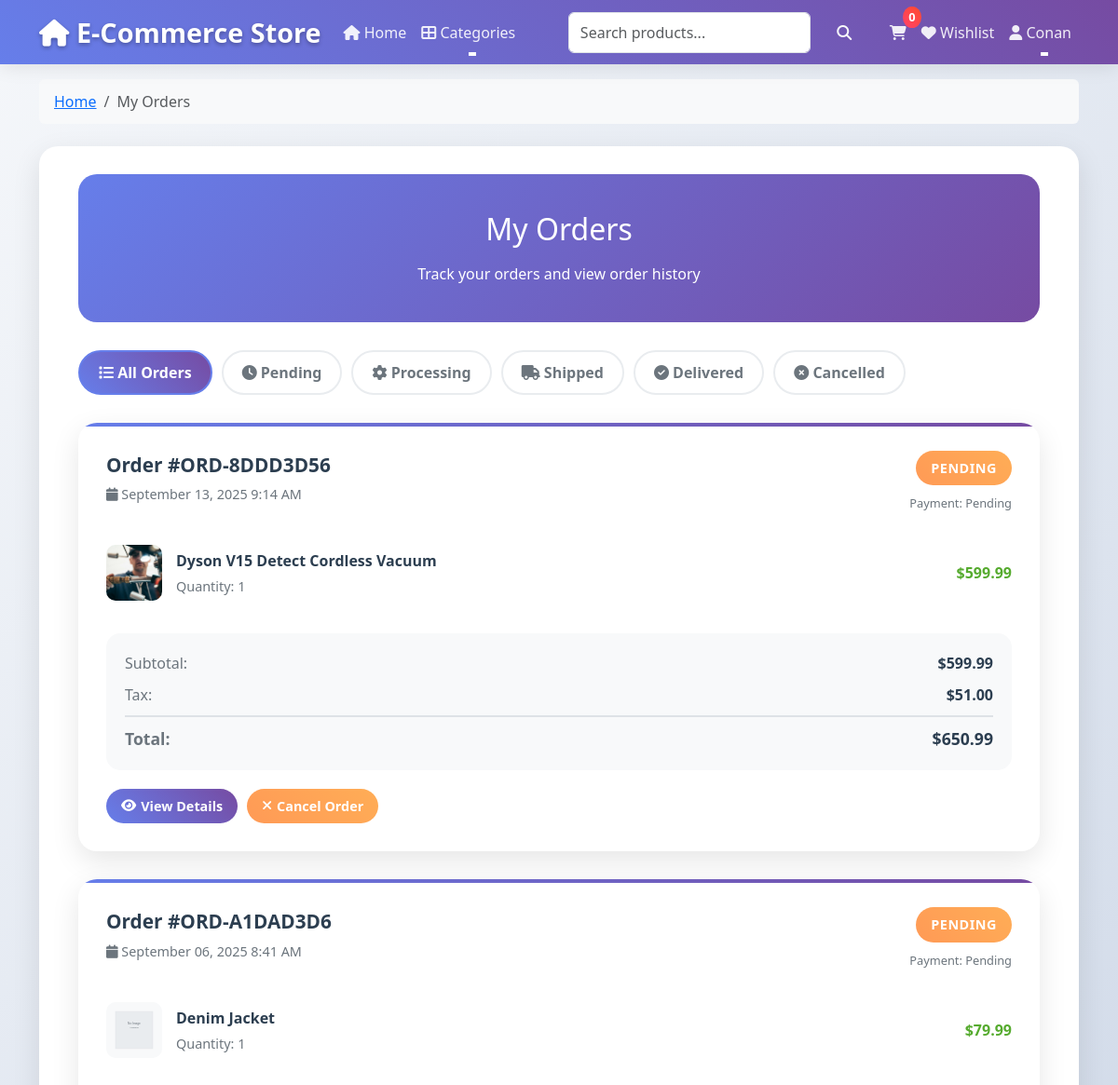
Before: /orders/ (signed in, upper part) with the older database file.
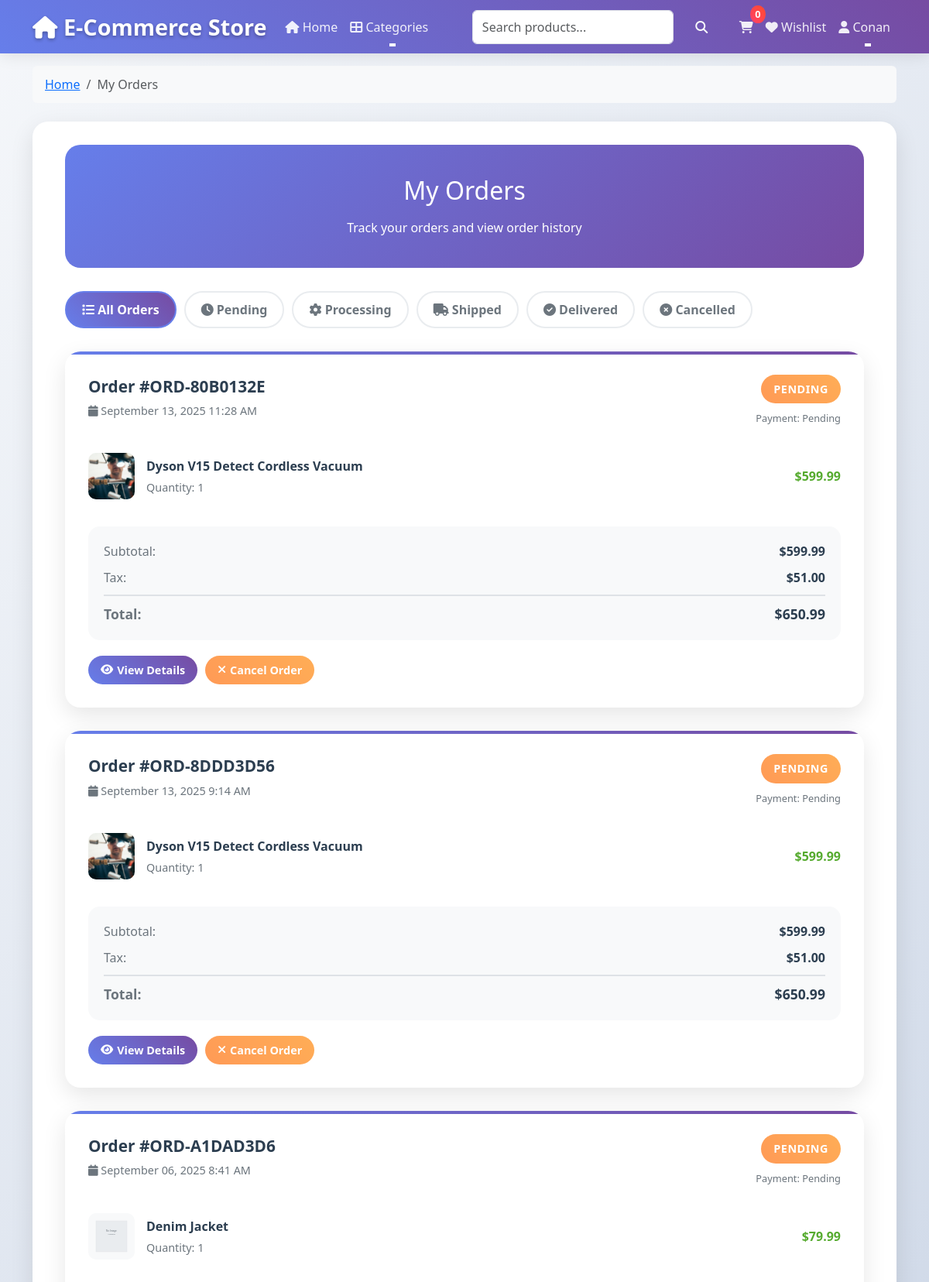
After: the same page with the newer database file.
### store/models.py (models this page shows, shortened)
class Order(models.Model):
    ORDER_STATUS_CHOICES = [
        ("pending", "Pending"),
        ("processing", "Processing"),
        ("shipped", "Shipped"),
        ("delivered", "Delivered"),
        ("cancelled", "Cancelled"),
        ("refunded", "Refunded"),
    ]
    PAYMENT_STATUS_CHOICES = [
        ("pending", "Pending"),
        ("paid", "Paid"),
        ("failed", "Failed"),
        ("refunded", "Refunded"),
    ]
    user = models.ForeignKey(User, on_delete=models.CASCADE, related_name="orders")
    order_number = models.CharField(max_length=20, unique=True)
    status = models.CharField(
        max_length=20, choices=ORDER_STATUS_CHOICES, default="pending"
    )
    payment_status = models.CharField(
        max_length=20, choices=PAYMENT_STATUS_CHOICES, default="pending"
    )
    subtotal = models.DecimalField(max_digits=10, decimal_places=2)
    tax_amount = models.DecimalField(max_digits=10, decimal_places=2, default=0)
    shipping_amount = models.DecimalField(max_digits=10, decimal_places=2, default=0)
    discount_amount = models.DecimalField(max_digits=10, decimal_places=2, default=0)
    total_amount = models.DecimalField(max_digits=10, decimal_places=2)
    shipping_address = models.ForeignKey(
        Address, on_delete=models.PROTECT, related_name="shipping_orders"
    )
    billing_address = models.ForeignKey(
        Address, on_delete=models.PROTECT, related_name="billing_orders"
    )
    payment_method = models.ForeignKey(
        PaymentMethod, on_delete=models.PROTECT, null=True, blank=True
    )
    payment_reference = models.CharField(max_length=100, blank=True)
    tracking_number = models.CharField(max_length=100, blank=True)
    estimated_delivery = models.DateField(null=True, blank=True)
    notes = models.TextField(blank=True)
    created_at = models.DateTimeField(auto_now_add=True)
    updated_at = models.DateTimeField(auto_now=True)
    class Meta:
        verbose_name = "Order"
        verbose_name_plural = "Orders"
        ordering = ["-created_at"]

class OrderItem(models.Model):
    order = models.ForeignKey(Order, on_delete=models.CASCADE, related_name="items")
    product = models.ForeignKey(Product, on_delete=models.PROTECT)
    quantity = models.PositiveIntegerField()
    unit_price = models.DecimalField(max_digits=10, decimal_places=2)
    total_price = models.DecimalField(max_digits=10, decimal_places=2)
    class Meta:
        verbose_name = "Order Item"
        verbose_name_plural = "Order Items"
        ordering = ["id"]

class Product(models.Model):
    name = models.CharField(
        max_length=200, help_text="Product name (max 200 characters)"
    )
    slug = models.SlugField(
        max_length=200,
        unique=True,
        blank=True,
        help_text="URL-friendly product identifier",
    )
    description = models.TextField(help_text="Detailed product description")
    short_description = models.CharField(
        max_length=500, blank=True, help_text="Brief product summary"
    )
    price = models.DecimalField(
        max_digits=10,
        decimal_places=2,
        validators=[MinValueValidator(0.01)],
        help_text="Product price (minimum $0.01)",
    )
    sale_price = models.DecimalField(
        max_digits=10,
        decimal_places=2,
        blank=True,
        null=True,
        validators=[MinValueValidator(0.01)],
        help_text="Sale price (optional)",
    )
    stock_quantity = models.PositiveIntegerField(
        default=0, help_text="Available stock quantity"
    )
    is_in_stock = models.BooleanField(
        default=True, help_text="Product availability status"
    )
    low_stock_threshold = models.PositiveIntegerField(
        default=5, help_text="Stock level to trigger low stock alerts"
    )
    category = models.ForeignKey(
        Category,
        on_delete=models.CASCADE,
        related_name="products",
        help_text="Product category",
    )
    tags = models.ManyToManyField("ProductTag", blank=True, related_name="products")
    main_image = models.ImageField(
        upload_to="products/main/", help_text="Primary product image"
    )
    is_active = models.BooleanField(default=True, help_text="Product visibility status")
    is_featured = models.BooleanField(
        default=False, help_text="Featured product status"
    )
    is_bestseller = models.BooleanField(
        default=False, help_text="Bestseller product status"
    )
    meta_title = models.CharField(max_length=60, blank=True, help_text="SEO meta title")
    meta_description = models.CharField(
        max_length=160, blank=True, help_text="SEO meta description"
    )
    view_count = models.PositiveIntegerField(
        default=0, help_text="Product view counter"
    )
    created_at = models.DateTimeField(auto_now_add=True)
    updated_at = models.DateTimeField(auto_now=True)
    class Meta:
        ordering = ["-created_at"]
        verbose_name = "Product"
        verbose_name_plural = "Products"
        indexes = [
            models.Index(fields=["name"]),
            models.Index(fields=["category"]),
            models.Index(fields=["is_active"]),
            models.Index(fields=["price"]),
            models.Index(fields=["created_at"]),
        ]

### store/checkout_views.py (the view)
# urls.py: path("orders/", checkout_views.OrderListView.as_view(), name="order_list"),
class OrderListView(LoginRequiredMixin, ListView):
    model = Order
    template_name = "store/checkout/order_list.html"
    context_object_name = "orders"
    paginate_by = 10
    def get_queryset(self):
        return Order.objects.filter(user=self.request.user).order_by("-created_at")
    def get_context_data(self, **kwargs):
        context = super().get_context_data(**kwargs)
        context["breadcrumbs"] = [
            {"name": "Home", "url": "/"},
            {"name": "My Orders", "url": reverse("store:order_list")},
        ]
        return context

### store/context_processors.py (called while the page is built)
def categories(request):
    return {"categories": Category.objects.filter(is_active=True).order_by("name")}

### store/models.py (called while the page is built)
    def get_absolute_url(self):
        return reverse("store:category_detail", kwargs={"slug": self.slug})

### templates/store/checkout/order_list.html (shortened to what this page needs)
{% extends 'base.html' %}
{% load static %}
{% block content %}
<div class="container">
    <div class="orders-header">
        <h1 class="h2 mb-3">My Orders</h1>
        <p class="mb-0">Track your orders and view order history</p>
    </div>
    <div class="filter-tabs">
        <a href="{% url 'store:order_list' %}" class="filter-tab {% if not request.GET.status %}active{% endif %}">
            <i class="fas fa-list"></i> All Orders
        </a>
        <a href="?status=pending" class="filter-tab {% if request.GET.status == 'pending' %}active{% endif %}">
            <i class="fas fa-clock"></i> Pending
        </a>
        <a href="?status=processing" class="filter-tab {% if request.GET.status == 'processing' %}active{% endif %}">
            <i class="fas fa-cog"></i> Processing
        </a>
        <a href="?status=shipped" class="filter-tab {% if request.GET.status == 'shipped' %}active{% endif %}">
            <i class="fas fa-truck"></i> Shipped
        </a>
        <a href="?status=delivered" class="filter-tab {% if request.GET.status == 'delivered' %}active{% endif %}">
            <i class="fas fa-check-circle"></i> Delivered
        </a>
        <a href="?status=cancelled" class="filter-tab {% if request.GET.status == 'cancelled' %}active{% endif %}">
            <i class="fas fa-times-circle"></i> Cancelled
        </a>
    </div>
    {% if orders %}
        {% for order in orders %}
        <div class="order-card">
            <div class="order-header">
                <div class="order-info">
                    <div class="order-number">Order #{{ order.order_number }}</div>
                    <div class="order-date">
                        <i class="fas fa-calendar"></i> {{ order.created_at|date:"F d, Y g:i A" }}
                    </div>
                </div>
                <div class="order-status">
                    <span class="status-badge {{ order.status|lower }}">
                        {{ order.get_status_display }}
                    </span>
                    <div class="payment-status">
                        Payment: {{ order.get_payment_status_display }}
                    </div>
                </div>
            </div>
            <div class="order-items">
                {% for item in order.items.all %}
                <div class="order-item">
                    {% if item.product.main_image %}
                        <img src="{{ item.product.main_image.url }}" alt="{{ item.product.name }}" class="item-image">
                    {% else %}
                        <img src="{% static 'images/no-image.svg' %}" alt="{{ item.product.name }}" class="item-image">
                    {% endif %}
                    <div class="item-details">
                        <div class="item-name">{{ item.product.name }}</div>
                        <div class="item-quantity">Quantity: {{ item.quantity }}</div>
                    </div>
                    <div class="item-price">${{ item.total_price }}</div>
                </div>
                {% endfor %}
            </div>
            <div class="order-summary">
                <div class="summary-row">
                    <span class="summary-label">Subtotal:</span>
                    <span class="summary-value">${{ order.subtotal }}</span>
                </div>
                {% if order.tax_amount %}
                <div class="summary-row">
                    <span class="summary-label">Tax:</span>
                    <span class="summary-value">${{ order.tax_amount }}</span>
                </div>
                {% endif %}
                <div class="summary-row">
                    <span class="summary-label">Total:</span>
                    <span class="summary-value">${{ order.total_amount }}</span>
                </div>
            </div>
            <div class="order-actions">
                <a href="{% url 'store:order_detail' order.pk %}" class="btn-action btn-primary">
                    <i class="fas fa-eye"></i> View Details
                </a>
                {% if order.status == 'pending' %}
                    <a href="#" class="btn-action btn-warning" onclick="cancelOrder({{ order.pk }})">
                        <i class="fas fa-times"></i> Cancel Order
                    </a>
                {% endif %}
            </div>
        </div>
        {% endfor %}
    {% endif %}
</div>
{% endblock %}

### templates/base.html (shortened to what this page needs)
<!DOCTYPE html>
<html lang="en">
<head>
    <link href="https://cdn.jsdelivr.net/npm/bootstrap@5.3.0/dist/css/bootstrap.min.css" rel="stylesheet">
    <link href="https://cdnjs.cloudflare.com/ajax/libs/font-awesome/6.4.0/css/all.min.css" rel="stylesheet">
</head>
<body>
    <nav class="navbar navbar-expand-lg navbar-dark bg-dark">
        <div class="container">
            <a class="navbar-brand" href="{% url 'store:home' %}">
                <i class="fas fa-home"></i> E-Commerce Store
            </a>
            <div class="collapse navbar-collapse" id="navbarNav">
                <ul class="navbar-nav me-auto">
                    <li class="nav-item">
                        <a class="nav-link" href="{% url 'store:product_list' %}">
                            <i class="fas fa-home"></i> Home
                        </a>
                    </li>
                    <li class="nav-item dropdown">
                        <a class="nav-link dropdown-toggle" href="#" role="button" data-bs-toggle="dropdown">
                            <i class="fas fa-th-large"></i> Categories
                        </a>
                    </li>
                </ul>
                <form class="d-flex search-form me-3" method="get" action="{% url 'store:search' %}">
                    <input class="form-control me-2" type="search" name="search" placeholder="Search products..."
                           value="{{ request.GET.search }}" aria-label="Search">
                    <button class="btn btn-outline-light" type="submit">
                        <i class="fas fa-search"></i>
                    </button>
                </form>
                <ul class="navbar-nav">
                    <li class="nav-item">
                        <a class="nav-link" href="{% url 'store:cart_list' %}" id="cart-link">
                            <i class="fas fa-shopping-cart"></i>
                            <span class="cart-count">0</span>
                        </a>
                    </li>
                    {% if user.is_authenticated %}
                        <li class="nav-item">
                            <a class="nav-link" href="{% url 'store:wishlist' %}">
                                <i class="fas fa-heart"></i> Wishlist
                            </a>
                        </li>
                        <li class="nav-item dropdown">
                            <a class="nav-link dropdown-toggle" href="#" role="button" data-bs-toggle="dropdown">
                                <i class="fas fa-user"></i> {{ user.first_name|default:user.username }}
                            </a>
                        </li>
                    {% endif %}
                </ul>
            </div>
        </div>
    </nav>
    {% if breadcrumbs %}
    <div class="container mt-3">
        <nav aria-label="breadcrumb">
            <ol class="breadcrumb">
                {% for breadcrumb in breadcrumbs %}
                    {% if forloop.last %}
                        <li class="breadcrumb-item active" aria-current="page">{{ breadcrumb.name }}</li>
                    {% else %}
                        <li class="breadcrumb-item"><a href="{{ breadcrumb.url }}">{{ breadcrumb.name }}</a></li>
                    {% endif %}
                {% endfor %}
            </ol>
        </nav>
    </div>
    {% endif %}
    <main class="container mt-4">
        <div class="main-content">
            {% block content %}{% endblock %}
        </div>
    </main>
</body>
</html>

### templates/base.html (style rules this page uses)
:root { --primary-color: #667eea; --secondary-color: #764ba2; --success-color: #56ab2f; --danger-color: #ff416c; --warning-color: #ff9a56; --info-color: #4ecdc4; --light-color: #f8f9fa; --dark-color: #2c3e50; --gradient-primary: linear-gradient(45deg, var(--primary-color), var(--secondary-color)); --gradient-success: linear-gradient(45deg, var(--success-color), #a8e6cf); --gradient-danger: linear-gradient(45deg, var(--danger-color), #ff4b2b); --gradient-warning: linear-gradient(45deg, var(--warning-color), #ffad56); --gradient-info: linear-gradient(45deg, var(--info-color), #6dd5ed); }
body { font-family: 'Segoe UI', Tahoma, Geneva, Verdana, sans-serif; background: linear-gradient(135deg, #f5f7fa 0%, #c3cfe2 100%); min-height: 100vh; }
.navbar { background: var(--gradient-primary) !important; box-shadow: 0 2px 20px rgba(0,0,0,0.1); backdrop-filter: blur(10px); }
.navbar-brand { font-weight: 700; font-size: 1.8rem; color: white !important; text-shadow: 0 2px 4px rgba(0,0,0,0.3); }
.navbar-nav .nav-link { color: rgba(255,255,255,0.9) !important; font-weight: 500; transition: all 0.3s ease; position: relative; }
.navbar-nav .nav-link::after { content: ''; position: absolute; width: 0; height: 2px; bottom: -5px; left: 50%; background: white; transition: all 0.3s ease; transform: translateX(-50%); }
.cart-count { background: var(--gradient-danger); color: white; border-radius: 50%; padding: 2px 6px; font-size: 0.8rem; font-weight: bold; position: absolute; top: -8px; right: -8px; min-width: 20px; text-align: center; }
.main-content { background: white; border-radius: 20px; box-shadow: 0 10px 30px rgba(0,0,0,0.1); margin: 20px 0; padding: 30px; min-height: calc(100vh - 200px); }
.btn { border-radius: 25px; font-weight: 600; padding: 10px 20px; transition: all 0.3s ease; border: none; position: relative; overflow: hidden; }
.btn::before { content: ''; position: absolute; top: 0; left: -100%; width: 100%; height: 100%; background: linear-gradient(90deg, transparent, rgba(255,255,255,0.2), transparent); transition: left 0.5s; }
.btn-primary { background: var(--gradient-primary); color: white; }
.btn-warning { background: var(--gradient-warning); color: white; }
.breadcrumb { background-color: #f8f9fa; padding: 0.75rem 1rem; border-radius: 0.375rem; }
.search-form { max-width: 500px; }

Changed rows visible on the page:
added Order: order_number "ORD-80B0132E", created_at "September 13, 2025 11:28 AM", status "PENDING", payment_status "Pending", subtotal "599.99", tax_amount "51.00", total_amount "650.99"
added OrderItem: product.main_image (picture), product.name "Dyson V15 Detect Cordless Vacuum", quantity "1", total_price "599.99", shown under "ORD-80B0132E"
